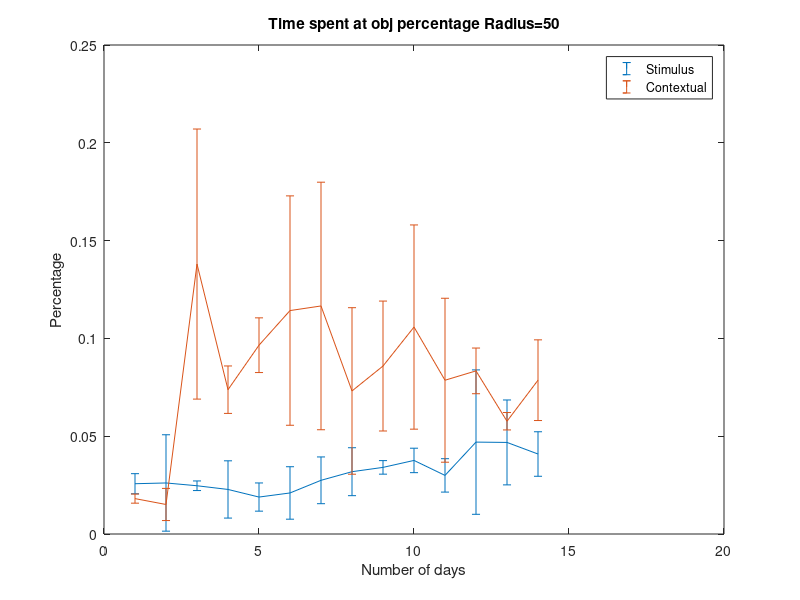
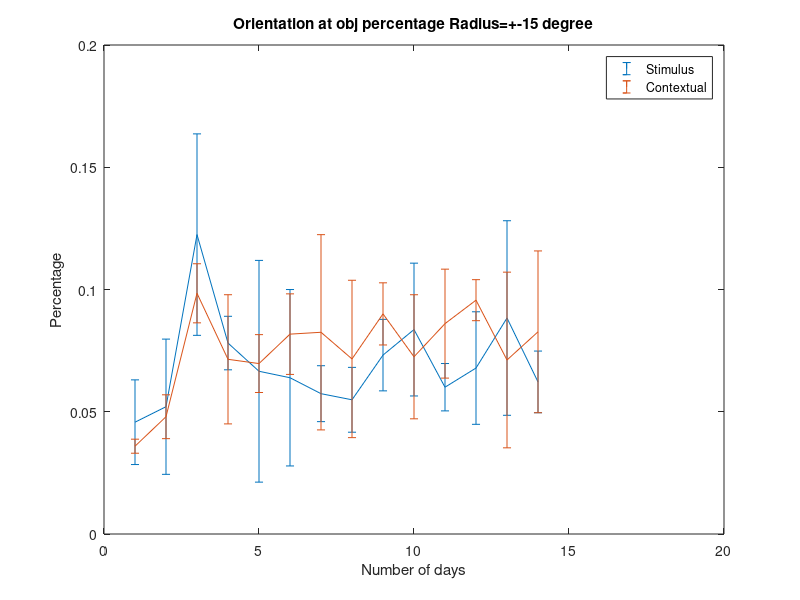

The MATLAB source for these figures, in order:
% X={'H1'	'H2'	'N1'	'N2'	'N3'	'N4'	'N5'	'N6'	'N7'	'N8'	'N9'	'N10'	'N11'	'N12'};
X=1:14;
Y_dis=[0.0257051318	0.0260940423	0.0246680371	0.0227790433	0.0188899383	0.0209826472	0.0274459692	0.0318536215	0.0340574476	0.0376132007	0.0299646277	0.0469840917	0.0468174158	0.0408911606;
2.64237177800916E-05	0.000607266	6.04079463754994E-06	0.0002142584	5.19594768185374E-05	0.0001798543	0.0001428307	0.0001501412	1.200442020717E-05	3.90537218979466E-05	7.29134510637602E-05	0.0013625043	0.0004710287	0.0001294804;
0.0180935978	0.0150934311	0.1380076671	0.0737818768	0.096523881	0.1142285683	0.1165805508	0.0731336926	0.0858751412	0.1058021742	0.0786154786	0.0833935219	0.057651351	0.0786339982;
5.43681806588556E-06	6.7514703071386E-05	0.0047663197	0.0001471676	0.0001955289	0.0034379777	0.0040042114	0.001811869	0.0011029507	0.0027251958	0.0017564822	0.0001363577	1.9830392616164E-05	0.0004254341];

Y_ang=[0.0457247625	0.0520584477	0.1224512473	0.0780969313	0.0665592533	0.063910958	0.0573920773	0.0548919384	0.0731707317	0.0836157564	0.0600403726	0.0678741412	0.088338241	0.0622071597;
0.0002998234	0.0007648103	0.0016974509	0.0001197489	0.0020559815	0.0013016024	0.0001307769	0.0001757726	0.0002139157	0.0007376221	9.38200949473194E-05	0.0005296031	0.0015829629	0.0001591422;
0.0359094024	0.0479656277	0.0984499139	0.0714484138	0.0697075763	0.0817452821	0.0825045836	0.0715965702	0.0900235198	0.0724855085	0.0860418171	0.0956349427	0.0711706206	0.0826897791;
8.24268537581556E-06	8.04081109411084E-05	0.0001460286	0.0006978275	0.0001400444	0.0002713954	0.0015943006	0.0010357457	0.0001614758	0.0006438411	0.0004964574	7.03915659238109E-05	0.0012906527	0.001094743];

disfig=figure(1)
errorbar(X,Y_dis(1,:),sqrt(Y_dis(2,:)))
hold on
errorbar(X,Y_dis(3,:),sqrt(Y_dis(4,:)))
title('Time spent at obj percentage Radius=50')
xlabel('Number of days')
ylabel('Percentage')
legend('Stimulus','Contextual')


angfig=figure(2)
errorbar(X,Y_ang(1,:),sqrt(Y_ang(2,:)))
hold on
errorbar(X,Y_ang(3,:),sqrt(Y_ang(4,:)))
title('Orientation at obj percentage Radius=+-15 degree')
xlabel('Number of days')
ylabel('Percentage')
legend('Stimulus','Contextual')


saveas(disfig,'Distance_compare.png')
saveas(angfig,'Angle_compare.png')
